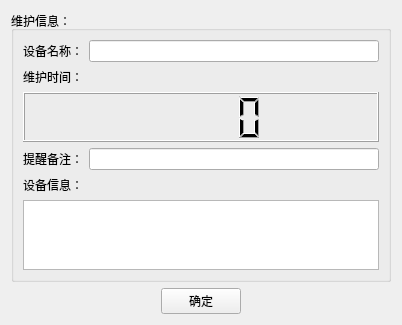
<?xml version="1.0" encoding="UTF-8"?>
<ui version="4.0">
 <class>TimeOut</class>
 <widget class="QWidget" name="TimeOut">
  <property name="geometry">
   <rect>
    <x>0</x>
    <y>0</y>
    <width>402</width>
    <height>298</height>
   </rect>
  </property>
  <property name="windowTitle">
   <string>设备维护</string>
  </property>
  <layout class="QVBoxLayout" name="verticalLayout_2">
   <item>
    <widget class="QGroupBox" name="groupBox">
     <property name="title">
      <string>维护信息：</string>
     </property>
     <layout class="QVBoxLayout" name="verticalLayout">
      <item>
       <layout class="QGridLayout" name="gridLayout">
        <item row="0" column="0">
         <widget class="QLabel" name="label_2">
          <property name="text">
           <string>设备名称：</string>
          </property>
         </widget>
        </item>
        <item row="0" column="1">
         <widget class="QLineEdit" name="nameEdit"/>
        </item>
        <item row="1" column="0">
         <widget class="QLabel" name="label">
          <property name="text">
           <string>维护时间：</string>
          </property>
         </widget>
        </item>
        <item row="2" column="0" colspan="2">
         <widget class="QLCDNumber" name="lcdNumber">
          <property name="sizePolicy">
           <sizepolicy hsizetype="Minimum" vsizetype="Minimum">
            <horstretch>0</horstretch>
            <verstretch>0</verstretch>
           </sizepolicy>
          </property>
          <property name="minimumSize">
           <size>
            <width>0</width>
            <height>50</height>
           </size>
          </property>
         </widget>
        </item>
        <item row="3" column="0">
         <widget class="QLabel" name="label_4">
          <property name="text">
           <string>提醒备注：</string>
          </property>
         </widget>
        </item>
        <item row="3" column="1">
         <widget class="QLineEdit" name="remindEdit"/>
        </item>
        <item row="4" column="0">
         <widget class="QLabel" name="label_3">
          <property name="text">
           <string>设备信息：</string>
          </property>
         </widget>
        </item>
        <item row="5" column="0" colspan="2">
         <widget class="QTextEdit" name="InfoEdit">
          <property name="sizePolicy">
           <sizepolicy hsizetype="Expanding" vsizetype="Preferred">
            <horstretch>0</horstretch>
            <verstretch>0</verstretch>
           </sizepolicy>
          </property>
         </widget>
        </item>
       </layout>
      </item>
     </layout>
    </widget>
   </item>
   <item>
    <layout class="QHBoxLayout" name="horizontalLayout">
     <item>
      <spacer name="horizontalSpacer">
       <property name="orientation">
        <enum>Qt::Horizontal</enum>
       </property>
       <property name="sizeHint" stdset="0">
        <size>
         <width>40</width>
         <height>20</height>
        </size>
       </property>
      </spacer>
     </item>
     <item>
      <widget class="QPushButton" name="okBtn">
       <property name="text">
        <string>确定</string>
       </property>
      </widget>
     </item>
     <item>
      <spacer name="horizontalSpacer_2">
       <property name="orientation">
        <enum>Qt::Horizontal</enum>
       </property>
       <property name="sizeHint" stdset="0">
        <size>
         <width>40</width>
         <height>20</height>
        </size>
       </property>
      </spacer>
     </item>
    </layout>
   </item>
  </layout>
 </widget>
 <resources/>
 <connections>
  <connection>
   <sender>okBtn</sender>
   <signal>clicked()</signal>
   <receiver>TimeOut</receiver>
   <slot>close()</slot>
   <hints>
    <hint type="sourcelabel">
     <x>183</x>
     <y>248</y>
    </hint>
    <hint type="destinationlabel">
     <x>182</x>
     <y>134</y>
    </hint>
   </hints>
  </connection>
 </connections>
</ui>
